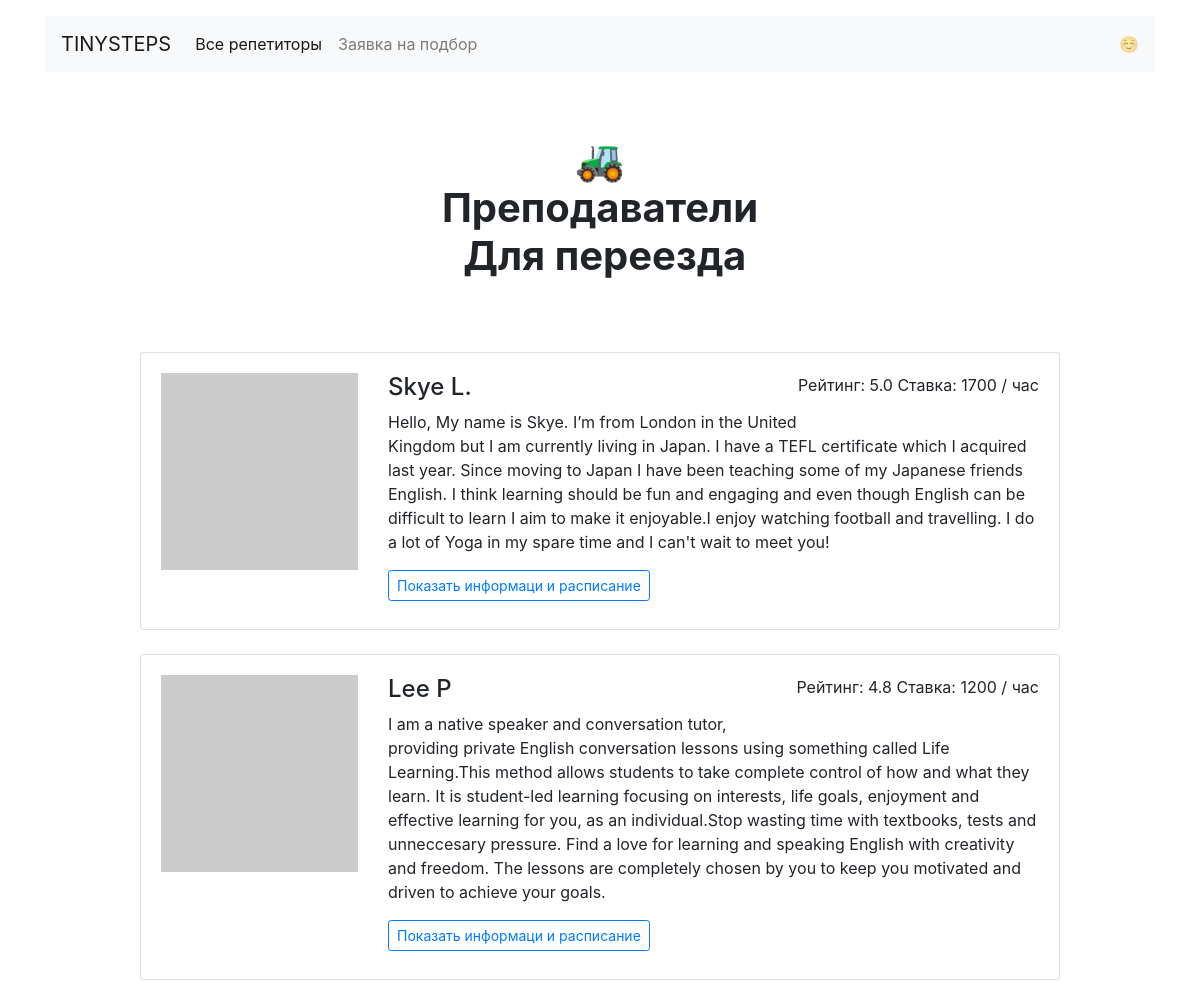
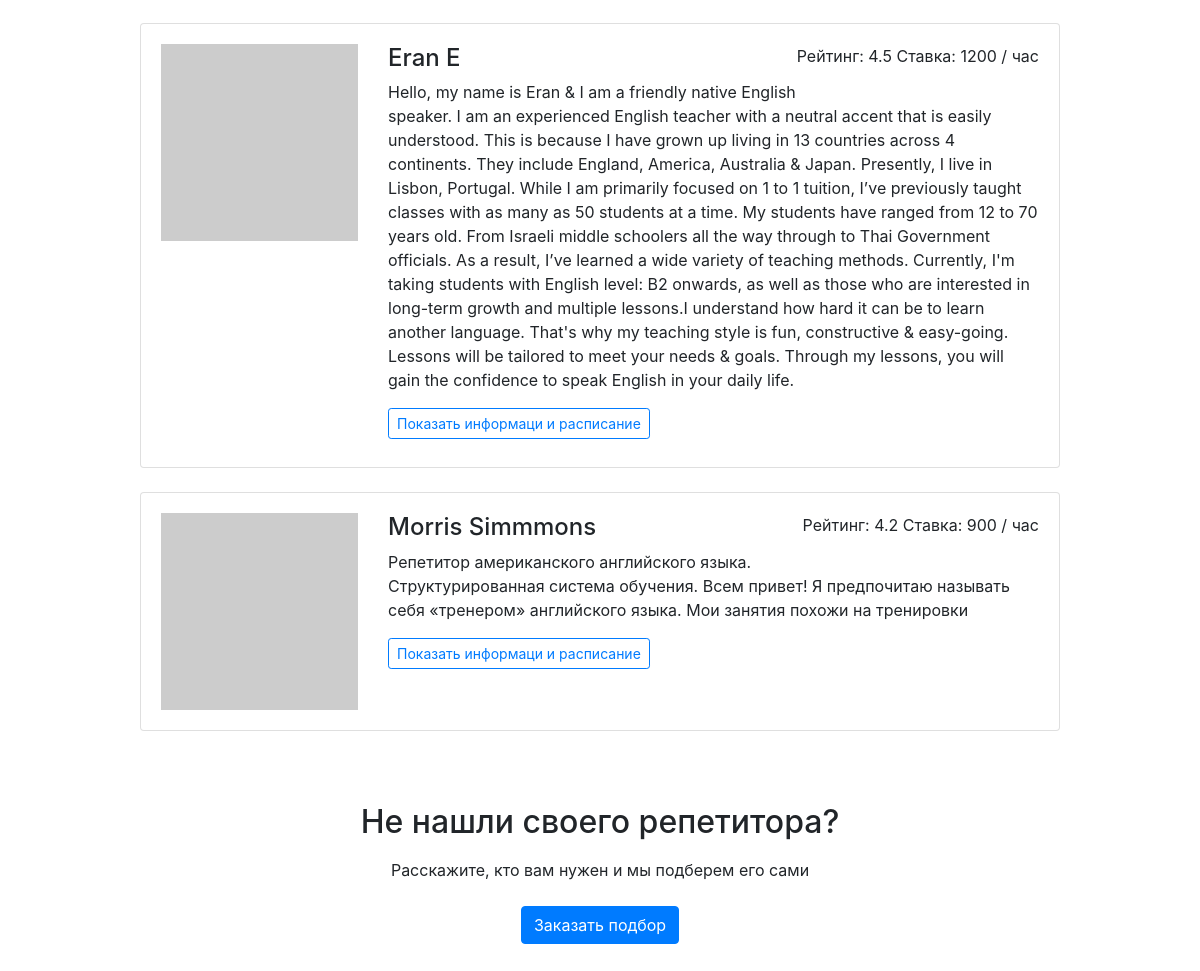
The app's page /goals/relocate with its own data (2 pictures, top to bottom).
### app.py (models this page shows)
class Tutor(db.Model):
    __tablename__ = "tutors"
    id = db.Column(db.Integer, primary_key=True)
    name = db.Column(db.String(50), nullable=False)
    about = db.Column(db.String(255*4), nullable=False)
    rating = db.Column(db.Float)
    picture = db.Column(db.String(255), nullable=False)
    price = db.Column(db.Integer, nullable=False)
    free = db.Column(db.JSON)
    goals = db.Column(db.JSON)
    booking = db.relationship("Booking", back_populates="tutor")

### app.py (the view)
@app.route("/goals/<goal>")
def template_goals(goal):
    tutors = []
    for tutor in db.session.query(Tutor).filter(Tutor.goals.contains(goal)).order_by(Tutor.rating.desc()).all():
        tutors.append(get_tutor_dict(tutor))
    return render_template("goal.html",
                           tutors=tutors,
                           goals=goals,
                           curr_goal=goal,
                           **params)

### app.py (called while the page is built)
def get_tutor_dict(tutor):
    return {
        'id': tutor.id,
        'name': tutor.name,
        'about': tutor.about,
        'rating': tutor.rating,
        'price': tutor.price,
        'picture': tutor.picture,
        'goals': tutor.goals,
        'free': tutor.free,
    }

### templates/goal.html
{% extends 'base.html' %}
{% block main_content %}
  <main class="container mt-3">
    <h1 class="h1 text-center w-50 mx-auto mt-1 py-5 mb-4"><strong>🚜<br />Преподаватели <br>  {{ goals[curr_goal] }}</strong></h1>
      <div class="row">
      <div class="col-12 col-lg-10 offset-lg-1 m-auto">
        {% for tutor in tutors %}
        <div class="card mb-4">
          <div class="card-body">
            <div class="row">
              <div class="col-3"><img src="{{ tutor['picture'] }}" class="img-fluid" alt=""></div>
              <div class="col-9">
                <p class="float-right">Рейтинг: {{ tutor['rating'] }} Ставка: {{ tutor['price'] }} / час</p>
                <h2 class="h4">{{ tutor['name'] }}</h2>
                <p>{{ tutor['about'] }}</p>
                <a href="{{ url_for('template_profiles', tutor_id=tutor['id']) }}" class="btn btn-outline-primary btn-sm mr-3 mb-2">Показать информаци и расписание</a>
              </div>
            </div>
          </div>
        </div>
        {% endfor %}
      </div>
    </div>
    <h2 class="text-center mt-5 mb-3">Не нашли своего репетитора?</h2>
    <p class="text-center mb-4">Расскажите, кто вам нужен и мы подберем его сами</p>
    <div class="text-center pb-5">
        <a href="request.html" class="btn btn-primary">Заказать подбор</a>
    </div>
  </main>
{% endblock %}

### records on screen
Tutor: rating "5.0", price "1700", name "Skye L.", about "Hello, My name is Skye. I’m from London in the United Kingdom but I am currently living in Japan. I have a TEFL certificate which I acquired last year. Since moving to Japan I have been teaching some of my Japanese friends English. I think learning should be fun and engaging and even though English can be difficult to learn I aim to make it enjoyable.I enjoy watching football and travelling. I do a lot of Yoga in my spare time and I can't wait to meet you!"
Tutor: rating "4.8", price "1200", name "Lee P", about "I am a native speaker and conversation tutor, providing private English conversation lessons using something called Life Learning.This method allows students to take complete control of how and what they learn. It is student-led learning focusing on interests, life goals, enjoyment and effective learning for you, as an individual.Stop wasting time with textbooks, tests and unneccesary pressure. Find a love for learning and speaking English with creativity and freedom. The lessons are completely chosen by you to keep you motivated and driven to achieve your goals."
Tutor: rating "4.5", price "1200", name "Eran E", about "Hello, my name is Eran & I am a friendly native English speaker. I am an experienced English teacher with a neutral accent that is easily understood. This is because I have grown up living in 13 countries across 4 continents. They include England, America, Australia & Japan. Presently, I live in Lisbon, Portugal. While I am primarily focused on 1 to 1 tuition, I’ve previously taught classes with as many as 50 students at a time. My students have ranged from 12 to 70 years old. From Israeli middle schoolers all the way through to Thai Government officials. As a result, I’ve learned a wide variety of teaching methods. Currently, I'm taking students with English level: B2 onwards, as well as…"
Tutor: rating "4.2", price "900", name "Morris Simmmons", about "Репетитор американского английского языка. Структурированная система обучения. Всем привет! Я предпочитаю называть себя «тренером» английского языка. Мои занятия похожи на тренировки"

### other values on screen
{{ goals[curr_goal] }} "Для переезда"
